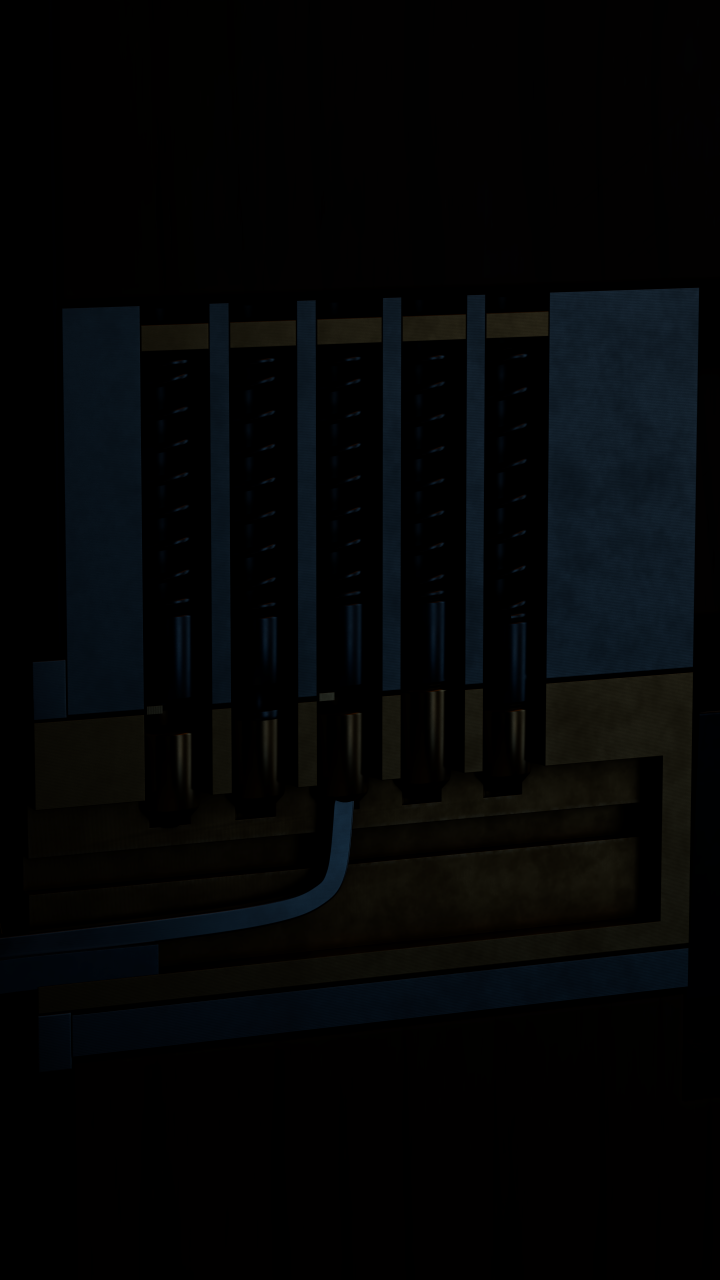
#> input picture art/marketing/stills/R10_dark_mode_2160x3840.png, 2160 x 3840 px, given as the content of the folder ../marketing/stills/R10_dark_mode_2160x3840.png, which was not available (shown at 1/3 size)
$ python tool_thumbs_post.py ../marketing/stills/R10_dark_mode_2160x3840.png
#> lines starting #> are read from the running program, lines starting #| are printed output that depends on the picture
"""VA-14: tool thumbnails, post step. Blender renders (art/blender/tool_thumbs.py, 2x supersampled) ->
game/assets/ui/tools/<tool id>.webp at --px (default 160 = 2x the 80 dp slot in the Workshop row), with a
soft studio fall-off towards the corners, plus a contact sheet for review.

    python art/tools/tool_thumbs_post.py qa/out/tool_thumbs [--px 160] [--sheet art/renders/tool_thumbs_contact.jpg]
"""
import argparse
import glob
import os

import numpy as np
from PIL import Image

ROOT = os.path.abspath(os.path.join(os.path.dirname(os.path.abspath(__file__)), '..', '..'))
OUT = os.path.join(ROOT, 'game', 'assets', 'ui', 'tools')


def lift(im, gain=1.3, gamma=0.88):
    """Print-like levels: the renders are exposed for the dark backing; on the dark Workshop paper the metal
    needs more presence (highlights up, blacks kept)."""
#> called with gain = 1.3, gamma = 0.88
    a = np.asarray(im, dtype=np.float32) / 255.0
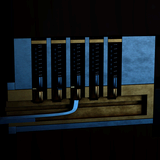
#> a: shape (160, 160, 3) float32; mean R, G, B 0.0176, 0.0224, 0.0255; drawn with min black and max white
    a = np.clip(a * gain, 0, 1) ** gamma
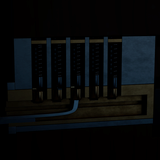
#> a: shape (160, 160, 3) float32; mean R, G, B 0.0328, 0.0395, 0.0436
    return Image.fromarray((a * 255 + 0.5).astype(np.uint8))


def vignette(im, strength=0.22):
#> called with strength = 0.22
    w, h = im.size
#> w = 160; h = 160
    y, x = np.mgrid[0:h, 0:w]
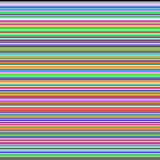
#> y: shape (160, 160) int64; 160 distinct labels, from 0 to 159; one colour per label, 0 black
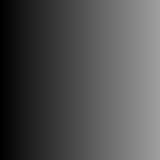
#> x: shape (160, 160) int64; min 0, max 159, mean 79.5
    r = np.hypot((x - w / 2) / (w / 2), (y - h / 2) / (h / 2)) / np.sqrt(2)
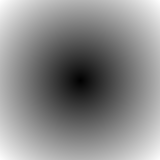
#> r: shape (160, 160) float64; min 0, max 1, mean 0.541
    k = 1.0 - strength * np.clip(r, 0, 1) ** 2
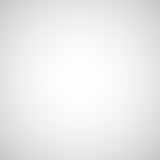
#> k: shape (160, 160) float64; min 0.78, max 1, mean 0.927
    a = np.asarray(im, dtype=np.float32) * k[..., None]
    return Image.fromarray(np.clip(a, 0, 255).astype(np.uint8))


def main():
    ap = argparse.ArgumentParser()
    ap.add_argument('src')
    ap.add_argument('--px', type=int, default=160)
    ap.add_argument('--quality', type=int, default=86)
    ap.add_argument('--sheet', default=os.path.join(ROOT, 'art', 'renders', 'tool_thumbs_contact.jpg'))
    a = ap.parse_args()
    os.makedirs(OUT, exist_ok=True)
    files = sorted(f for f in glob.glob(os.path.join(a.src, '*.png')) if not os.path.basename(f).startswith('_'))
    thumbs = []
    for f in files:
        tid = os.path.splitext(os.path.basename(f))[0]
        im = vignette(lift(Image.open(f).convert('RGB').resize((a.px, a.px), Image.LANCZOS)))
        p = os.path.join(OUT, tid + '.webp')
        im.save(p, 'WEBP', quality=a.quality, method=6)
        thumbs.append(im)
        print('WROTE', p, os.path.getsize(p))
    if a.sheet and thumbs:
        cols = 6
        rows = (len(thumbs) + cols - 1) // cols
#> rows = 1
        sheet = Image.new('RGB', (cols * a.px, rows * a.px), (24, 22, 20))
        for i, im in enumerate(thumbs):
            sheet.paste(im, ((i % cols) * a.px, (i // cols) * a.px))
#> this loop made 1 pass
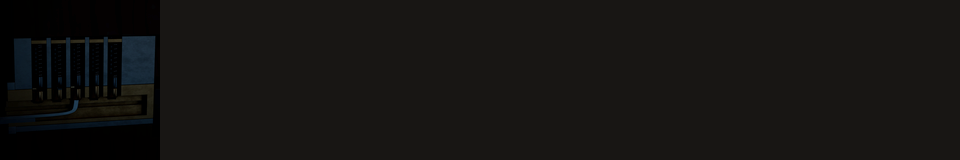
#> sheet: PIL image 960x160 RGB; mean R, G, B 21.2, 19.8, 18.3
        sheet.save(a.sheet, quality=88)
        print('SHEET', a.sheet)


if __name__ == '__main__':
    main()
